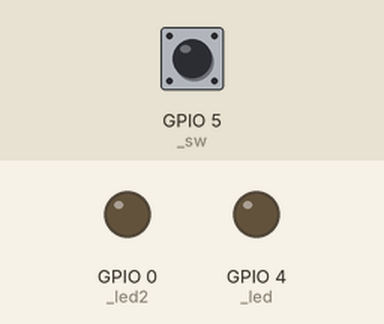
Simulated run of this program. Board: ESP8266 board running MicroPython. Parts: output pins drawn as LEDs (lit = HIGH). Dashed ring = blinking. The inputs (shaded band) are chosen by the test bench; at power-on: GPIO 5 (_sw) HIGH.

Above: at 1.2 s.
1.3 s: GPIO 5 (_sw) pulled LOW for 0.15 s
At 1.6 s:
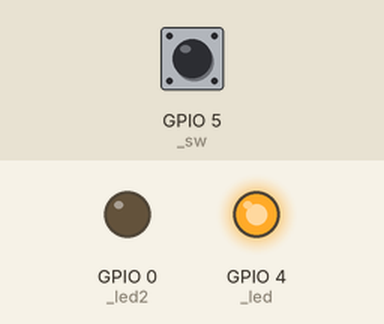
At 3.1 s:
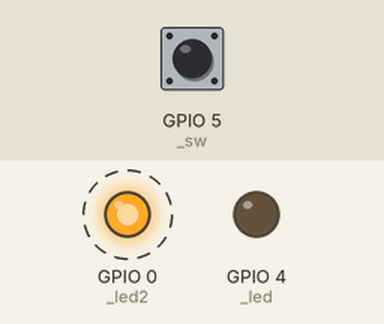
Timing chart, 0 to 10.3 s (numbered marks = the images above; inputs shaded):
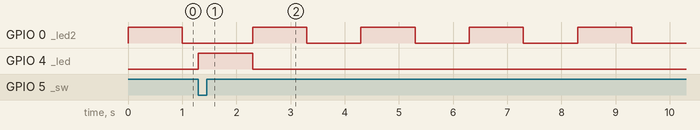

Measured:
- after the input at 1.3 s, GPIO 4 (_led): LOW → HIGH at once, → LOW 1.0 s later
- by itself, GPIO 0 (_led2): alternates HIGH for 1.0 s and LOW for 1.0 s

The program:

demo_multitasking_irq.py
```python
from machine import Pin
import time

def callback(p):
	if p.value() == 0 :
		_led.value(1)
		time.sleep(1)
		_led.value(0)

_sw = Pin(5,Pin.IN,Pin.PULL_UP) #D1
_led = Pin(4,Pin.OUT,value=0) #D2
_led2 = Pin(0,Pin.OUT,value=0) #D3
_sw.irq(trigger = Pin.IRQ_FALLING, handler=callback)
for i in range(10):
	_led2.value(1)
	time.sleep_ms(1000)
	_led2.value(0)
	time.sleep_ms(1000)
```
